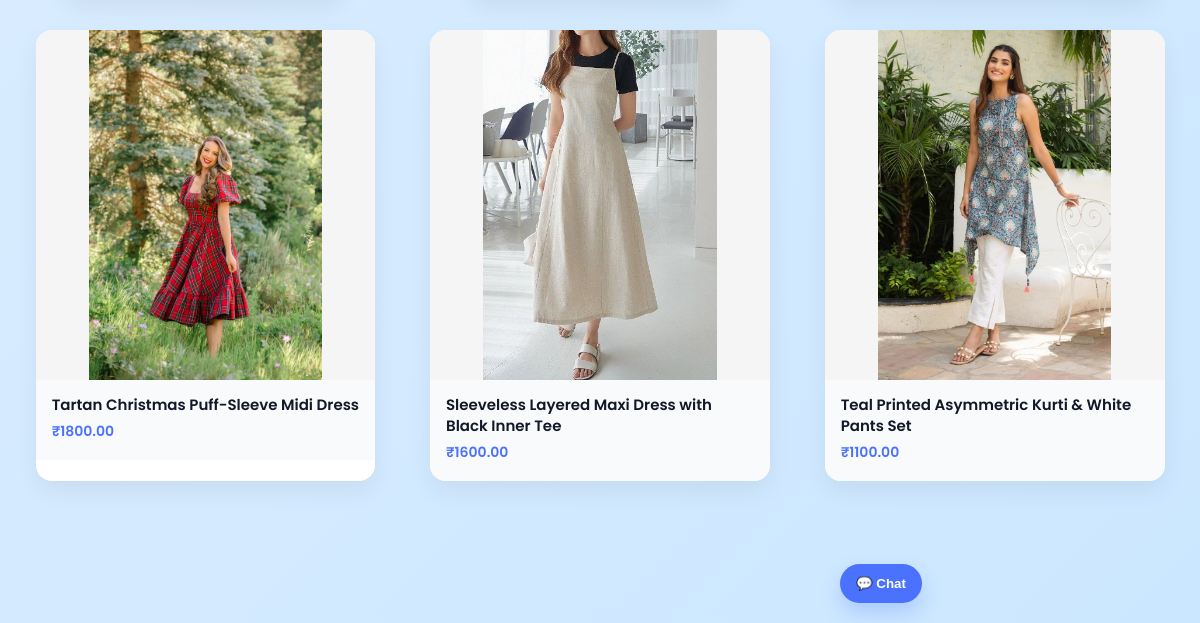
The page /products/?category=casual-wear (lower part) on the database as committed earlier.
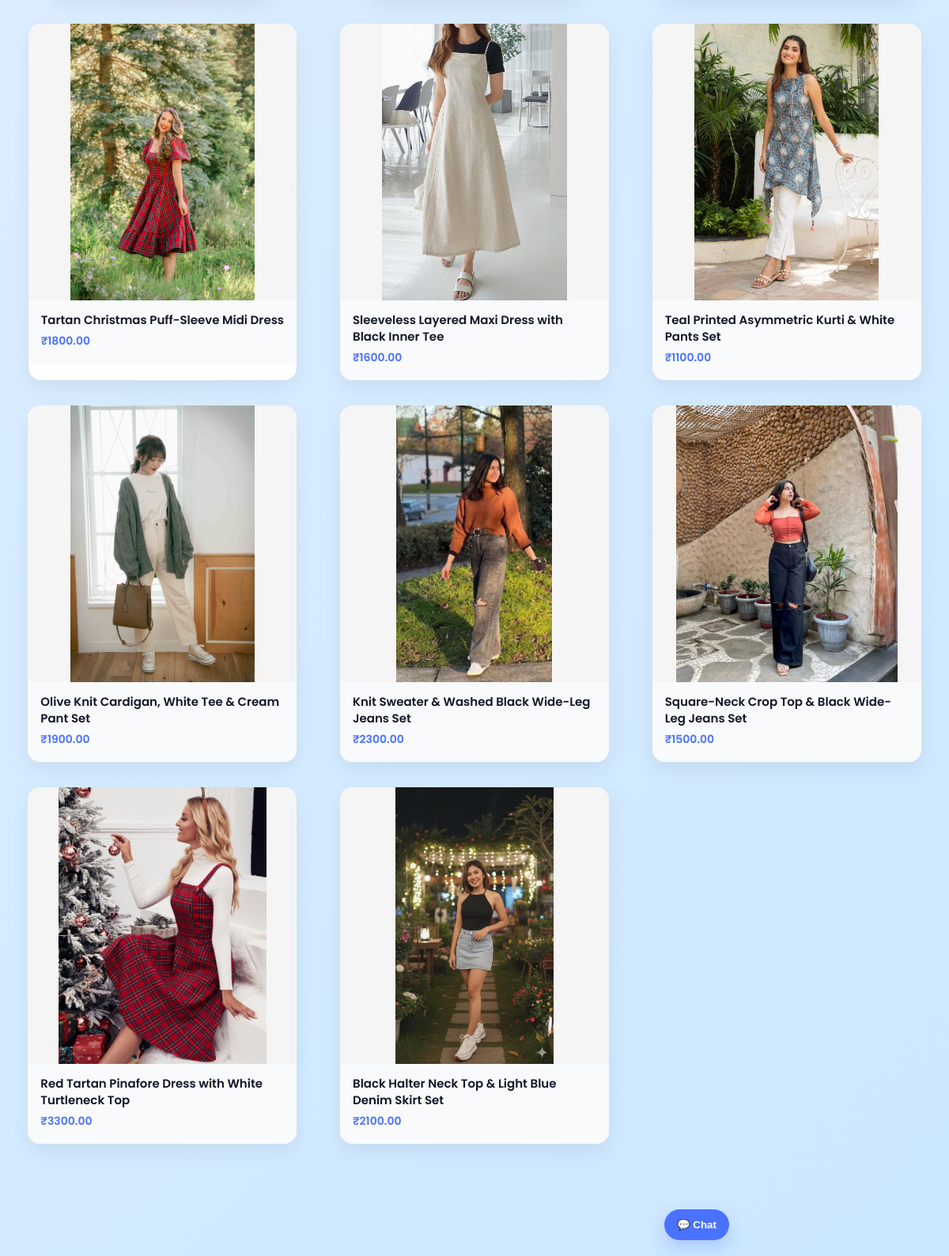
The same page on the database as committed later.
### product_app/models.py (models this page shows, shortened)
class ProductModel(models.Model):
    SIZE_CHOICES = [
        ("XS", "XS"),
        ("S", "S"),
        ("M", "M"),
        ("L", "L"),
        ("XL", "XL"),
        ("XXL", "XXL"),
        ("3XL", "3XL"),
        ("4XL", "4XL"),
    ]
    name = models.CharField(max_length=200)
    slug = models.SlugField(unique=True, blank=True)
    category = models.ForeignKey(CategoryModel, on_delete=models.CASCADE)
    price = models.DecimalField(max_digits=10, decimal_places=2)
    description = models.TextField()
    image = models.ImageField(upload_to='products/')
    stock = models.PositiveIntegerField(default=0)
    sizes_available = models.CharField(max_length=50, help_text="Use comma separated values e.g. XS,S,M")
    is_set = models.BooleanField(default=False)
    top_sizes_available = models.CharField(
        max_length=100,
        blank=True,
        null=True,
        help_text="Comma separated TOP sizes e.g. XS,S,M,L"
    )
    bottom_sizes_available = models.CharField(
        max_length=100,
        blank=True,
        null=True,
        help_text="Comma separated BOTTOM sizes e.g. 26,28,30,32 OR S,M,L"
    )
    material = models.CharField(max_length=100, blank=True, null=True)
    color = models.CharField(max_length=200)
    created_at = models.DateTimeField(auto_now_add=True)
    updated_at = models.DateTimeField(auto_now=True)
    is_active = models.BooleanField(default=True)

### product_app/views.py (the view)
# urls.py: path('products/', ProductListView.as_view(), name='product_list'),
class ProductListView(ListView):
    model = ProductModel
    template_name = "product_list.html"
    context_object_name = "products"
    def get_queryset(self):
        queryset = ProductModel.objects.filter(is_active=True)
        category_slug = self.request.GET.get("category")  # read ?category=slug from URL
        if category_slug:
            queryset = queryset.filter(category__slug=category_slug)
        return queryset
    def get_context_data(self, **kwargs):
        context = super().get_context_data(**kwargs)
        context["categories"] = CategoryModel.objects.all()
        context["selected_category"] = self.request.GET.get("category")
        return context

### cart_app/context_processors.py (called while the page is built, shortened)
def cart_count(request):
    if not request.user.is_authenticated:
        return {"cart_count": 0}

### product_app/templates/product_list.html (shortened to what this page needs)
{% extends "base.html" %}
{% load static %}
{% block content %}
<div class="product-page">
    <div class="product-grid">
        {% for product in products %}
            <a href="{% url 'product_detail' slug=product.slug %}" class="product-card">
                {% if product.image %}
                    <img src="{{ product.image.url }}" alt="{{ product.name }}">
                {% else %}
                    <img src="{% static 'images/default_product.png' %}" alt="{{ product.name }}">
                {% endif %}
                <div class="product-info">
                    <h3>{{ product.name }}</h3>
                    <p>₹{{ product.price }}</p>
                </div>
            </a>
        {% empty %}
            <p style="grid-column:1/-1;text-align:center;">No products found.</p>
        {% endfor %}
    </div>
</div>
{% endblock %}

Rows that differ between the two databases and show on the page:
added ProductModel: image (picture), name "Olive Knit Cardigan, White Tee & Cream Pant Set", price "1900.00"
added ProductModel: image (picture), name "Knit Sweater & Washed Black Wide-Leg Jeans Set", price "2300.00"
added ProductModel: image (picture), name "Square-Neck Crop Top & Black Wide-Leg Jeans Set", price "1500.00"
added ProductModel: image (picture), name "Red Tartan Pinafore Dress with White Turtleneck Top", price "3300.00"
added ProductModel: image (picture), name "Black Halter Neck Top & Light Blue Denim Skirt Set", price "2100.00"
